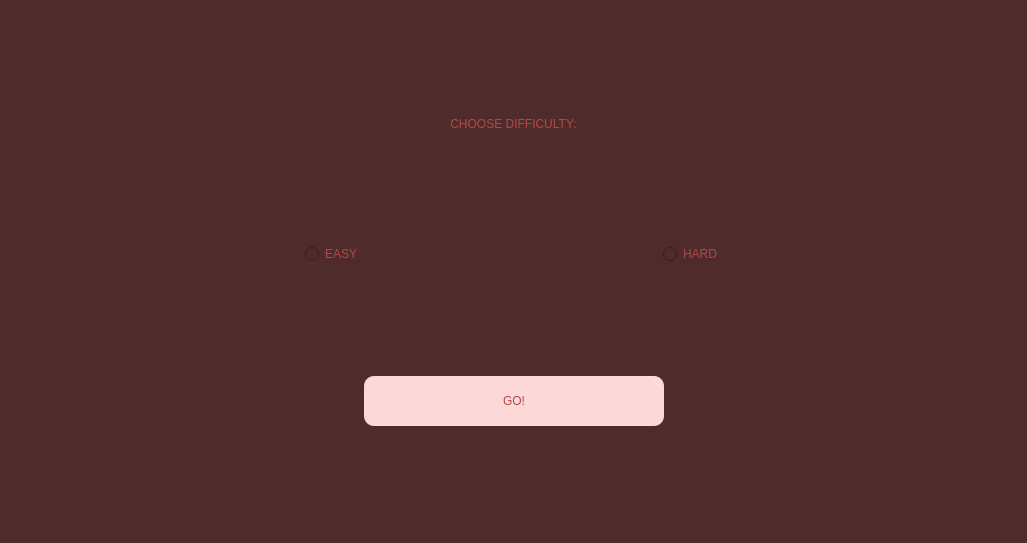
<?xml version="1.0" encoding="UTF-8"?>
<ui version="4.0">
 <class>ChooseDifficulty</class>
 <widget class="QDialog" name="ChooseDifficulty">
  <property name="geometry">
   <rect>
    <x>0</x>
    <y>0</y>
    <width>1027</width>
    <height>543</height>
   </rect>
  </property>
  <property name="windowTitle">
   <string>Dialog</string>
  </property>
  <property name="styleSheet">
   <string notr="true">background-color: rgb(79, 43, 43);</string>
  </property>
  <layout class="QVBoxLayout" name="verticalLayout_3">
   <item>
    <spacer name="verticalSpacer_4">
     <property name="orientation">
      <enum>Qt::Vertical</enum>
     </property>
     <property name="sizeHint" stdset="0">
      <size>
       <width>20</width>
       <height>40</height>
      </size>
     </property>
    </spacer>
   </item>
   <item>
    <widget class="QLabel" name="label">
     <property name="styleSheet">
      <string notr="true">font: 600 20pt &quot;URW Bookman&quot;;
color: rgb(180, 72, 72);</string>
     </property>
     <property name="text">
      <string>CHOOSE DIFFICULTY:</string>
     </property>
     <property name="alignment">
      <set>Qt::AlignCenter</set>
     </property>
    </widget>
   </item>
   <item>
    <spacer name="verticalSpacer_2">
     <property name="orientation">
      <enum>Qt::Vertical</enum>
     </property>
     <property name="sizeHint" stdset="0">
      <size>
       <width>20</width>
       <height>40</height>
      </size>
     </property>
    </spacer>
   </item>
   <item>
    <layout class="QHBoxLayout" name="horizontalLayout">
     <item>
      <spacer name="horizontalSpacer">
       <property name="orientation">
        <enum>Qt::Horizontal</enum>
       </property>
       <property name="sizeHint" stdset="0">
        <size>
         <width>40</width>
         <height>20</height>
        </size>
       </property>
      </spacer>
     </item>
     <item>
      <widget class="QRadioButton" name="radioButton">
       <property name="styleSheet">
        <string notr="true">font: 600 20pt &quot;URW Bookman&quot;;
color: rgb(180, 72, 72);</string>
       </property>
       <property name="text">
        <string>EASY</string>
       </property>
      </widget>
     </item>
     <item>
      <spacer name="horizontalSpacer_2">
       <property name="orientation">
        <enum>Qt::Horizontal</enum>
       </property>
       <property name="sizeHint" stdset="0">
        <size>
         <width>40</width>
         <height>20</height>
        </size>
       </property>
      </spacer>
     </item>
     <item>
      <widget class="QRadioButton" name="radioButton_2">
       <property name="styleSheet">
        <string notr="true">font: 600 20pt &quot;URW Bookman&quot;;
color: rgb(180, 72, 72);</string>
       </property>
       <property name="text">
        <string>HARD</string>
       </property>
      </widget>
     </item>
     <item>
      <spacer name="horizontalSpacer_3">
       <property name="orientation">
        <enum>Qt::Horizontal</enum>
       </property>
       <property name="sizeHint" stdset="0">
        <size>
         <width>40</width>
         <height>20</height>
        </size>
       </property>
      </spacer>
     </item>
    </layout>
   </item>
   <item>
    <spacer name="verticalSpacer">
     <property name="orientation">
      <enum>Qt::Vertical</enum>
     </property>
     <property name="sizeHint" stdset="0">
      <size>
       <width>20</width>
       <height>40</height>
      </size>
     </property>
    </spacer>
   </item>
   <item>
    <layout class="QHBoxLayout" name="horizontalLayout_2">
     <item>
      <spacer name="horizontalSpacer_4">
       <property name="orientation">
        <enum>Qt::Horizontal</enum>
       </property>
       <property name="sizeHint" stdset="0">
        <size>
         <width>40</width>
         <height>20</height>
        </size>
       </property>
      </spacer>
     </item>
     <item>
      <widget class="QPushButton" name="pushButton">
       <property name="sizePolicy">
        <sizepolicy hsizetype="Expanding" vsizetype="Expanding">
         <horstretch>3</horstretch>
         <verstretch>3</verstretch>
        </sizepolicy>
       </property>
       <property name="minimumSize">
        <size>
         <width>30</width>
         <height>50</height>
        </size>
       </property>
       <property name="maximumSize">
        <size>
         <width>300</width>
         <height>50</height>
        </size>
       </property>
       <property name="styleSheet">
        <string notr="true">color:rgb(180, 72, 72);
font: 600 25pt &quot;URW Bookman&quot;;
background-color: rgb(253, 216, 216);
border-radius:10px;</string>
       </property>
       <property name="text">
        <string>GO!</string>
       </property>
      </widget>
     </item>
     <item>
      <spacer name="horizontalSpacer_5">
       <property name="orientation">
        <enum>Qt::Horizontal</enum>
       </property>
       <property name="sizeHint" stdset="0">
        <size>
         <width>40</width>
         <height>20</height>
        </size>
       </property>
      </spacer>
     </item>
    </layout>
   </item>
   <item>
    <spacer name="verticalSpacer_3">
     <property name="orientation">
      <enum>Qt::Vertical</enum>
     </property>
     <property name="sizeHint" stdset="0">
      <size>
       <width>20</width>
       <height>40</height>
      </size>
     </property>
    </spacer>
   </item>
  </layout>
 </widget>
 <resources/>
 <connections/>
</ui>
